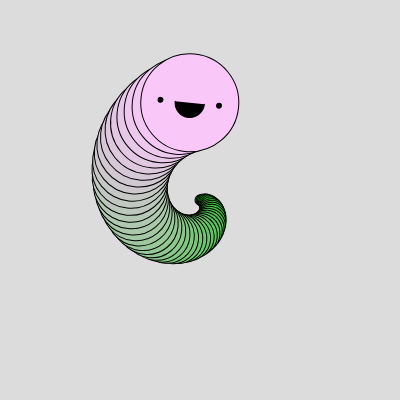
Frame 1 (no input)
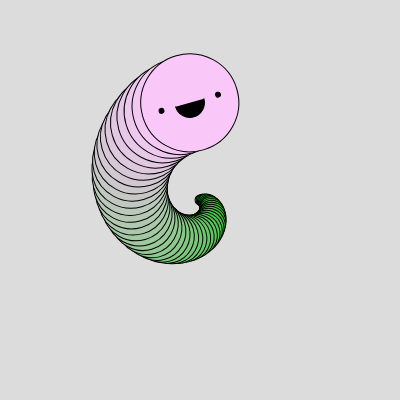
Frame 60 (no input)
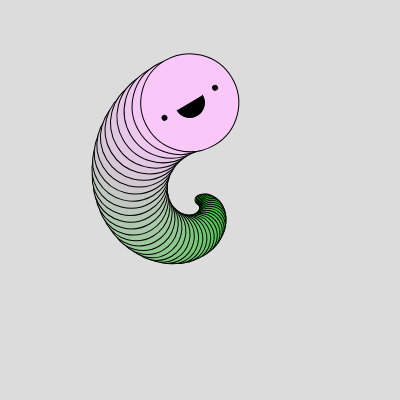
Frame 120 (the mouse pressed at the canvas centre since frame 60)

The p5.js sketch that drew these frames (run headless with seeded random() and noise() and a simulated clock; from frame 60 on, the mouse is pressed at the canvas centre):

// p5.js sketch
// ── sketch.js
let x, y, R, angle;
function setup() {
  createCanvas(400, 400);
}

function draw() {
  background(220);
  
  // for (let angle = 0; angle < 20 * PI; angle += PI / 16){
  //   let R = map(angle, 0, 20 * PI, 0, width)
  //   let fs = map(angle, 0, 20 * PI, 10, 120)
  //   let col = map(angle, 0, 20 * PI, 0, 255)
  //   let x = width / 2 + R * cos(angle)
  //   let y = height / 2 + R * sin(angle)
  //   fill(col, 200, col)
  //   draw_face(x, y, 1, fs)
  // }

  for (let angle = 0; angle < 1.5 * PI; angle += PI / 30){
    push();
    translate(width / 2, height / 2)
   // rotate(frameCount * 0.1)
    let R = map(angle, 0, 1.5 * PI, 0, 100)
    let fs = map(angle, 0, 1.5 * PI, 10, 100)
    let col = map(angle, 0, 1.5 * PI, 0, 255)
    let x =  R * cos(angle)
    let y =  R * sin(angle)
    fill(col, 200, col)
    draw_face(x, y, 1, fs)
    pop();
    
}
  
//   for(i = 0; i < width + 100; i += 100){
//     for(j = 0; j < height + 100; j += 100){
//       draw_face(i, j, 1, 100)
//     }
//   }
  
  
  // push();
  // translate(width / 2, height / 2)
  // rotate(frameCount * 0.1)
  // fill(255)
  // circle(0, 0, 100);
  // fill(0);
  // circle(0 - 30, 0, 5);
  // circle(0 + 30, 0, 5);
  // arc(0, 0, 30, 30, 0, PI)
  // pop();
  // draw_face(width / 2, height / 2, 1,100);
  // draw_face(width / 4, height / 4, -1,150);
  // draw_face(300, 300, -1,250);
  console.log(checkMouse());
  if(checkMouse()){
    fill(234,34,1);
  }else{
    fill(255);
  }
  
}

function mousePressed(){
  background(random(255),random(255),random(255))
}

function draw_face(x, y, dir,size){
  push();
  translate(x, y)
  rotate(dir * sin(frameCount * 0.1))
  // fill(255)
  circle(0, 0, size);
  fill(0);
  circle(0 - size * 0.3, 0, size * 0.05);
  circle(0 + size * 0.3, 0, size * 0.05);
  arc(0, 0, size * 0.3, size * 0.3, 0, PI)
  pop();
}

function checkMouse(){
  let d = dist(mouseX, mouseY, width / 2, height / 2)
  if(d < 50){
    return true
  }else{
    return false
  }
}
